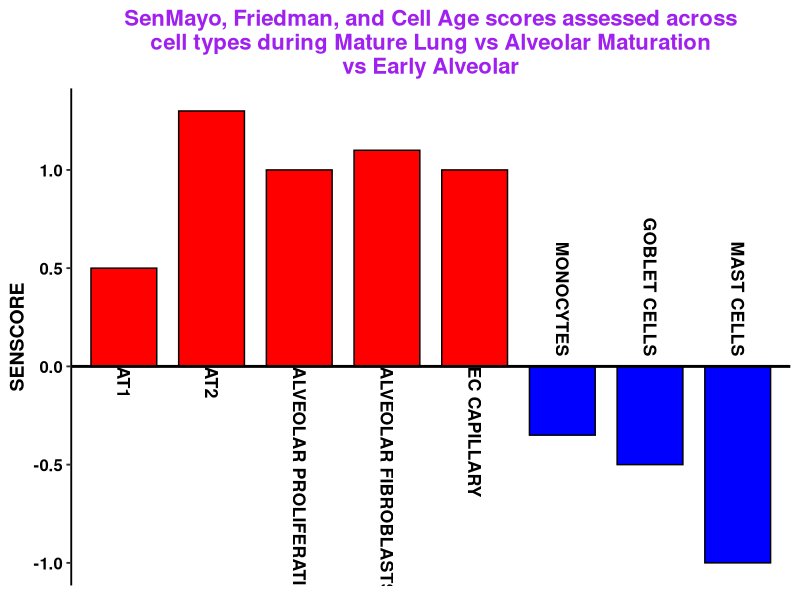

R code for this plot:
## ---- chunk 1
knitr::opts_chunk$set(echo = TRUE)
## ---- chunk 2
library(ggplot2)
library(dplyr)

df <- data.frame(
  Cell_Type = c(
    "AT1", "AT2", "ALVEOLAR PROLIFERATING",
    "ALVEOLAR FIBROBLASTS", "EC CAPILLARY",
    "MONOCYTES", "GOBLET CELLS", "MAST CELLS"
  ),
  Score = c(0.5, 1.3, 1.0, 1.1, 1.0, -0.35, -0.5, -1.0)
)

df <- df %>%
  mutate(
    Cell_Type = factor(Cell_Type, levels = Cell_Type),
    Color = ifelse(Score >= 0, "Positive", "Negative")
  )
## ---- chunk 3
theme(
  panel.grid = element_blank(),
  panel.border = element_blank(),

  axis.line.x = element_blank(),
  axis.line.y = element_line(color = "black", linewidth = 0.8),
  axis.ticks.x = element_blank(),

  plot.title = element_text(
    hjust = 0.5,
    face = "bold",
    color = "purple",
    size = 16
  ),

  axis.text.x = element_text(
    angle = 270,
    hjust = 1,   # FIXED
    vjust = 0.5,
    face = "bold",
    size = 12,
    color = "black"
  ),

  axis.text.y = element_text(
    face = "bold",
    size = 12,
    color = "black"
  ),

  axis.title.y = element_text(
    face = "bold",
    size = 14,
    color = "black"
  ),

  legend.position = "none"
)
## ---- chunk 4
# create label positions
df$label_y <- ifelse(df$Score > 0, 0, 0.05)

p <- ggplot(df, aes(x = Cell_Type, y = Score, fill = Color)) +

  geom_col(width = 0.75, color = "black") +

  scale_fill_manual(values = c("Positive" = "red", "Negative" = "blue")) +

  geom_hline(yintercept = 0, color = "black", linewidth = 1) +

  # labels placed differently
  geom_text(
    aes(
      x = Cell_Type,
      y = label_y,
      label = Cell_Type
    ),
    angle = 270,
    hjust = ifelse(df$Score > 0, 0, 1),   # THIS FIXES POSITIVE VS NEGATIVE
    vjust = 0.5,
    size = 4.5,
    fontface = "bold",
    inherit.aes = FALSE
  ) +

  labs(
    title = "SenMayo, Friedman, and Cell Age scores assessed across\ncell types during Mature Lung vs Alveolar Maturation\nvs Early Alveolar",
    x = NULL,
    y = "SENSCORE"
  ) +

  theme_classic(base_size = 14) +

  theme(
    axis.text.x = element_blank(),
    axis.ticks.x = element_blank(),
    axis.line.x = element_blank(),

    plot.title = element_text(
      hjust = 0.5,
      face = "bold",
      color = "purple",
      size = 16
    ),

    axis.text.y = element_text(
      face = "bold",
      size = 12,
      color = "black"
    ),

    axis.title.y = element_text(
      face = "bold",
      size = 14,
      color = "black"
    ),

    legend.position = "none"
  )

p
